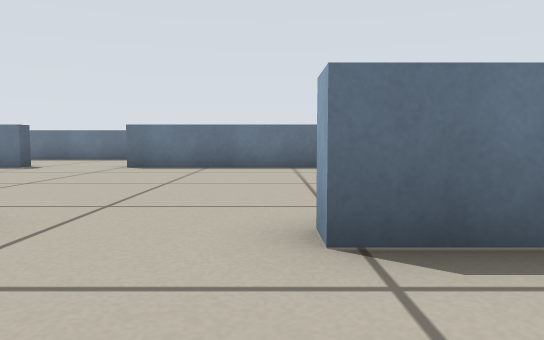
view 1 (above)

15 first-person views from a walk through a robot-simulator world made for Stage. The camera is 0.29 m above the floor, tilts 4° down and sees 70° across. The lines on the ground mark 1 m squares. The floor is counted in squares, 0.5 m on a side. Each view is taken from the middle of a square. On the plan, view 1 faces up. The plan holds only what a view shows up to about 10 squares ahead; the rest is blank. The robots in the file are not drawn.

view 2
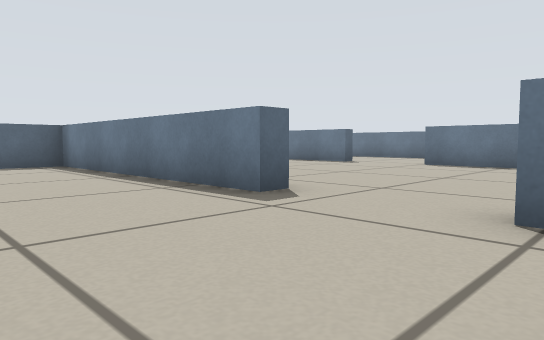

view 3
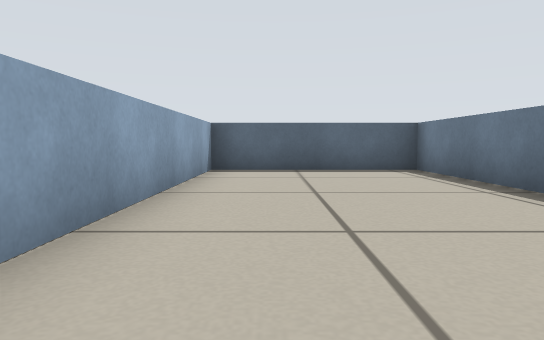

view 4
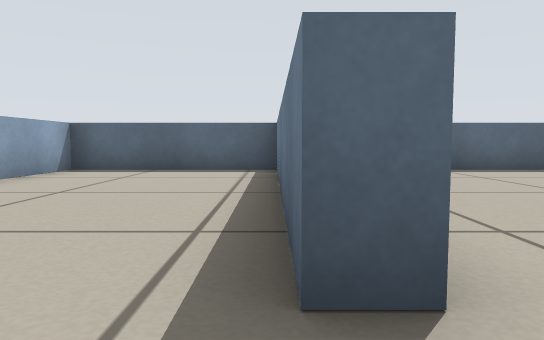

view 5
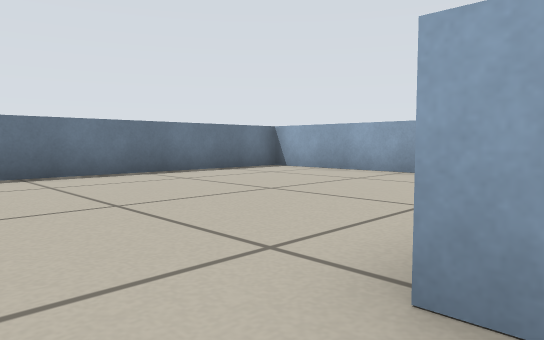

view 6
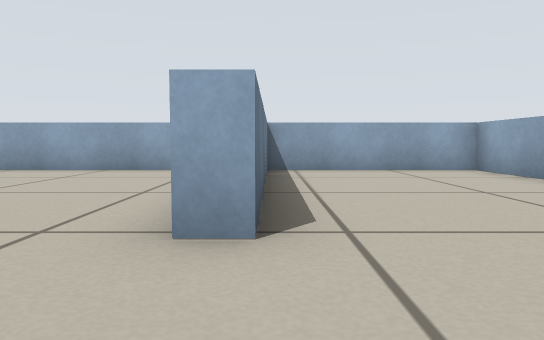

view 7
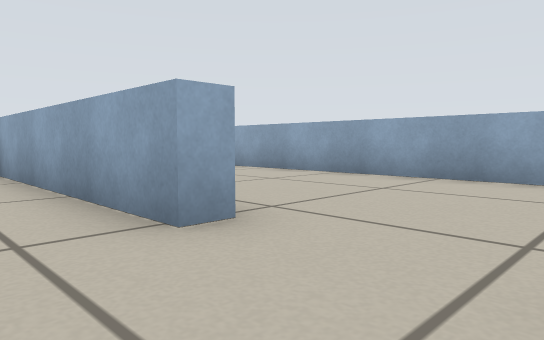

view 8
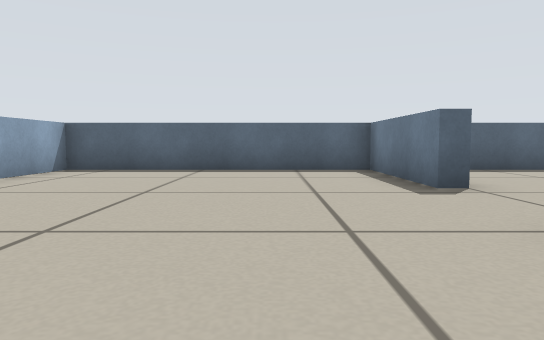

view 9
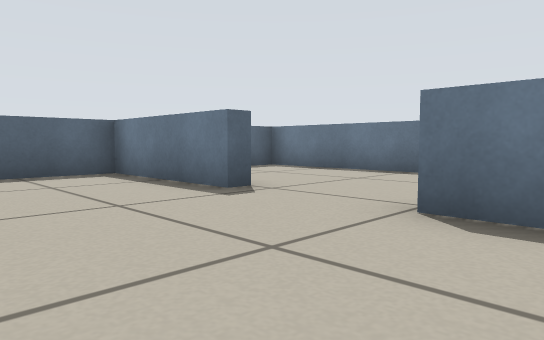

view 10
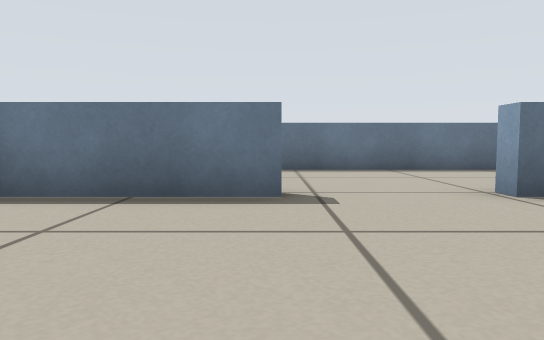

view 11
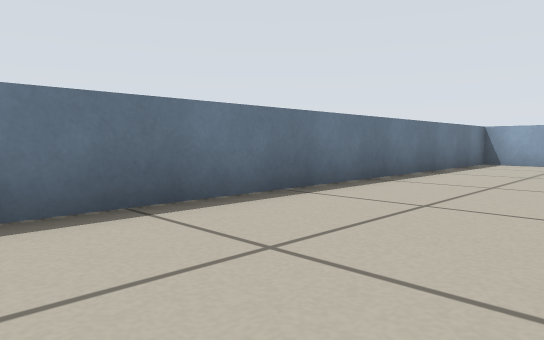

view 12
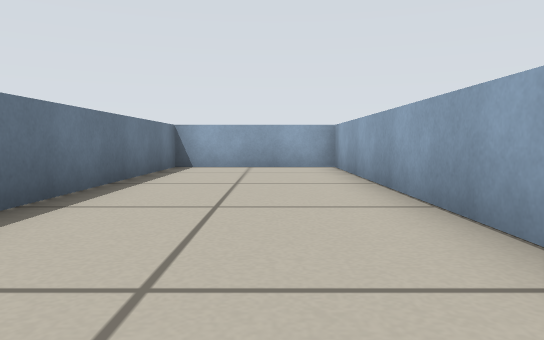

view 13
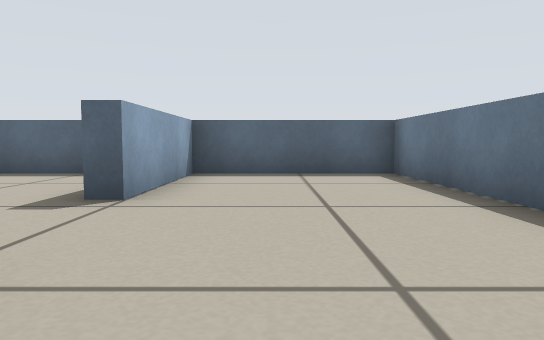

view 14
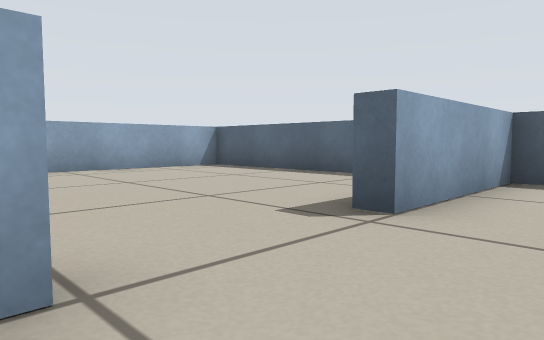

view 15
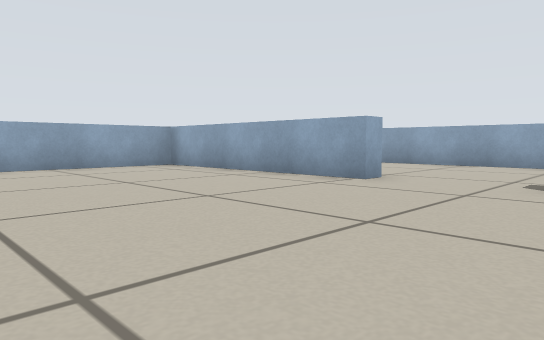

### Floor plan
Points are (right, up) in squares from view 1. A wall is a line through its corners. A room is listed if a view was taken in it or the views show most of it. See-through windows are left out.
Room 1 (views 1, 2, 3, 4, 5, 6, 7, 8, 9, 10, 15)
walls: (-2.3, 2.6) (-2.3, 2.1) (-9.3, 2.1) (-9.3, -2.3) (-2.8, -2.3); (-1.2, -2.3) (6.2, -2.3) (6.2, 2.1) (0.3, 2.1) (0.3, 2.6) (6, 2.6); (-5.9, 9.5) (-5.9, 9.1) (-9.3, 9.1) (-9.3, 2.6) (-5.1, 2.6); (6.2, 3) (6.2, 9.1) (-3.4, 9.1) (-3.4, 9.5)
ways out: opening at (-4.5, 9) to room 2
Room 2 (views 11, 12, 13, 14)
walls: (-1, 9.5) (6.2, 9.5) (6.2, 13.3) (-9.3, 13.3) (-9.3, 9.5) (-5.9, 9.5)
ways out: opening at (-4.5, 9) to room 1

Where each view was taken, in squares from view 1:
view 1: 0 up, 0 right, facing up
view 2: 1 down, 1 right, facing up-left
view 3: 1 down, 1 left, facing left
view 4: 2 up, 1 left, facing left
view 5: 2 up, 1 left, facing up-right
view 6: 2 up, 2 left, facing right
view 7: 4 up, 2 left, facing down-right
view 8: 7 up, 1 left, facing left
view 9: 6 up, 2 left, facing up-left
view 10: 5 up, 6 left, facing up
view 11: 10 up, 5 left, facing up-right
view 12: 11 up, 3 left, facing right
view 13: 11 up, 2 left, facing left
view 14: 11 up, 3 left, facing down-left
view 15: 8 up, 3 left, facing down-right
